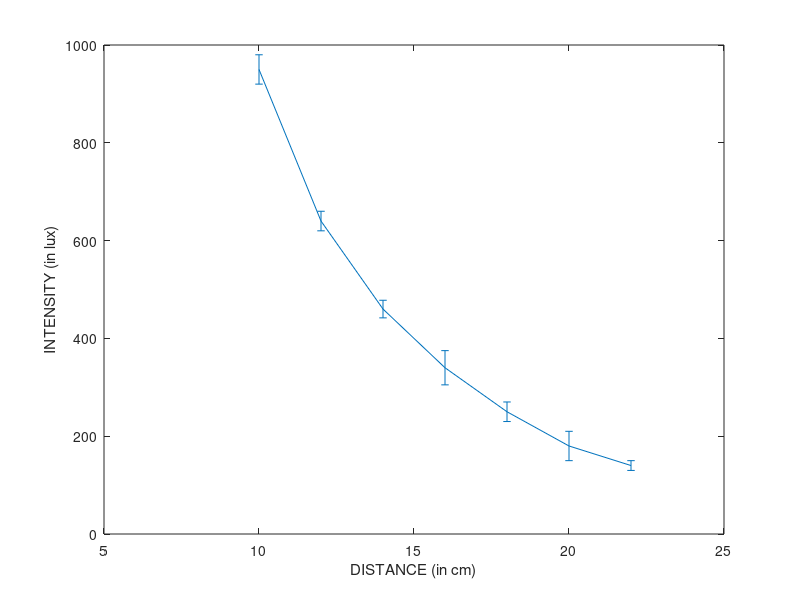

Recreate this plot in MATLAB.
x = [10:2:22];
y = [950 640 460 340 250 180 140];
e = [30 20 18 35 20 30 10];
errorbar(x,y,e);
xlabel('DISTANCE (in cm)')
ylabel('INTENSITY (in lux)')